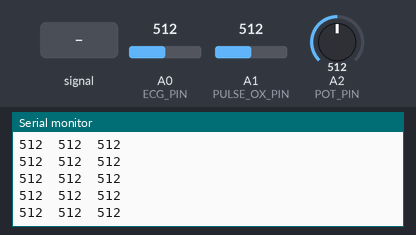
Bench run of a sketch on a simulated Arduino Uno, built with avr-gcc and run on an emulated ATmega328P. Shown: the last lines printed to the serial monitor. The inputs (shaded band) are chosen by the test bench; at power-on: A0 (ECG_PIN) = 512, A1 (PULSE_OX_PIN) = 512, A2 (POT_PIN) = 512.

Above: at 1.2 s.
1.3 s: A0 (ECG_PIN) fed a 200 Hz sine of ±81 counts around its level
At 2.0 s:
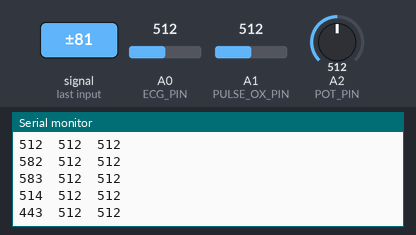
2.8 s: A1 (PULSE_OX_PIN) fed a 200 Hz sine of ±81 counts around its level
At 3.6 s:
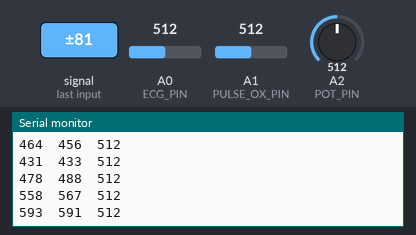
5.8 s: A0 (ECG_PIN) set to 716
At 6.3 s:
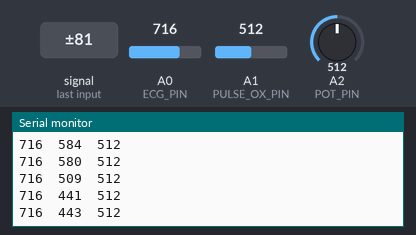
7.3 s: A1 (PULSE_OX_PIN) set to 716
At 8.2 s:
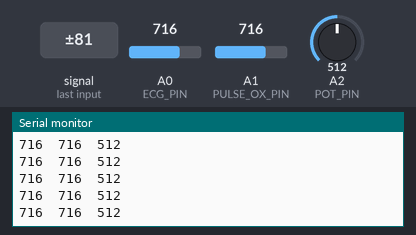
10.3 s: A2 (POT_PIN) set to 716
At 10.8 s:
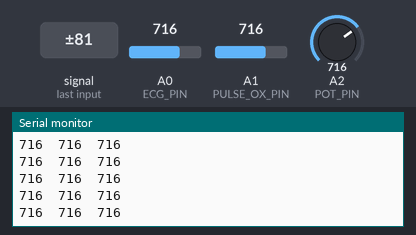
11.8 s: A0 (ECG_PIN) fed a 1000 Hz sine of ±255 counts around its level
At 12.8 s:
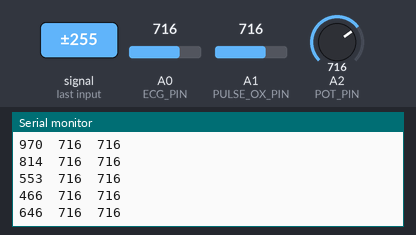
Timing chart, 0 to 14.3 s (numbered marks = the images above; inputs shaded):
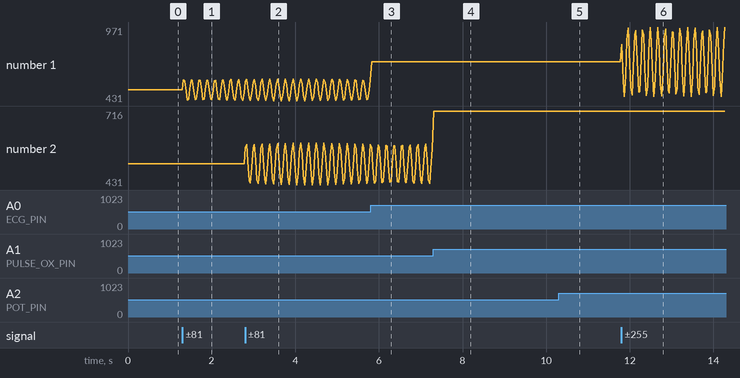

The sketch:

combined_ecg_pulse_power.ino
```cpp
// Pines para los sensores
#define ECG_PIN A0          // Pin para el sensor de ECG
#define PULSE_OX_PIN A1     // Pin para el sensor de pulsioxímetro
#define POT_PIN A2          // Pin para el potenciómetro

void setup() {
  Serial.begin(9600);  // Inicializa la comunicación serial
}

void loop() {
  // Lectura de los valores analógicos
  int ecgValue = analogRead(ECG_PIN);          // Señal del ECG
  int pulseOxValue = analogRead(PULSE_OX_PIN); // Señal del pulsioxímetro
  int potValue = analogRead(POT_PIN);          // Señal del potenciómetro

  // Envío de los datos al puerto serie en formato compatible con Serial Plotter
  Serial.print(ecgValue);      // Valor del ECG
  Serial.print("\t");          // Separador de tabulación
  Serial.print(pulseOxValue);  // Valor del pulsioxímetro
  Serial.print("\t");          // Separador de tabulación
  Serial.println(potValue);    // Valor del potenciómetro

  delay(30);  // Ajustar según la frecuencia de muestreo deseada
}
```

Measured:
- after the input at 1.3 s, the serial monitor: prints a new line at once (image 1)
- after the input at 2.8 s, the serial monitor: prints a new line at once (image 2)
- after the input at 10.3 s, the serial monitor: prints a new line at once (image 5)
- after the input at 11.8 s, the serial monitor: prints a new line at once (image 6)
- plotted number 1: 512 → 493 after the input at 1.3 s, 716 → 970 after the input at 11.8 s
